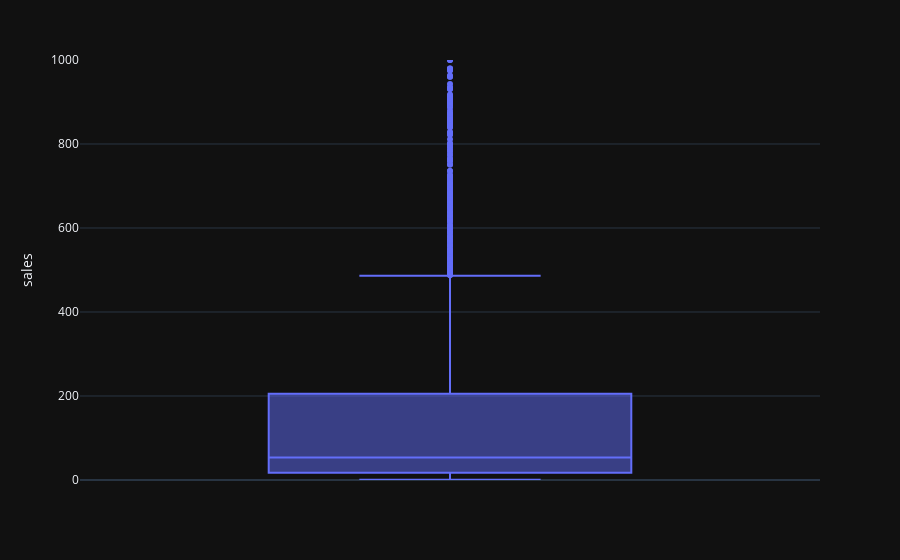

This figure's notebook cell:
### Markdown cell above
#### Show the distribution and skewness of Sales [Boxplot]

### Code cell
# Create Chart
fig = px.box(data,
             y="sales",
             range_y=[0,1000],
             template=template_style)
# Plot Chart
fig.show()

### Figure 1 — Plotly figure (JSON) as saved in the notebook; plotly's stock layout.template omitted (floating-point values rounded to 4 significant figures; data arrays with more than 128 entries replaced by an {"elided": "..."} marker saying what was removed)
{"data": [{"alignmentgroup": "True", "hovertemplate": "sales=%{y}<extra></extra>", "legendgroup": "", "marker": {"color": "#636efa"}, "name": "", "notched": false, "offsetgroup": "", "orientation": "v", "showlegend": false, "type": "box", "x0": " ", "xaxis": "x", "y": {"elided": "3312 float values"}, "y0": " ", "yaxis": "y"}], "layout": {"boxmode": "group", "legend": {"tracegroupgap": 0}, "margin": {"t": 60}, "xaxis": {"anchor": "y", "domain": [0, 1]}, "yaxis": {"anchor": "x", "domain": [0, 1], "range": [0, 1000], "title": {"text": "sales"}}}}
